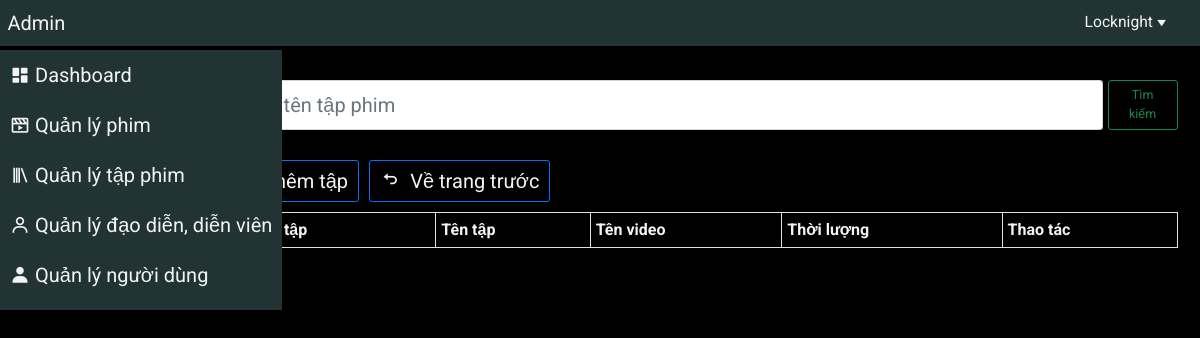
Before: /admin/manage_episode.php?film_id=43 (signed in) with the older database file.
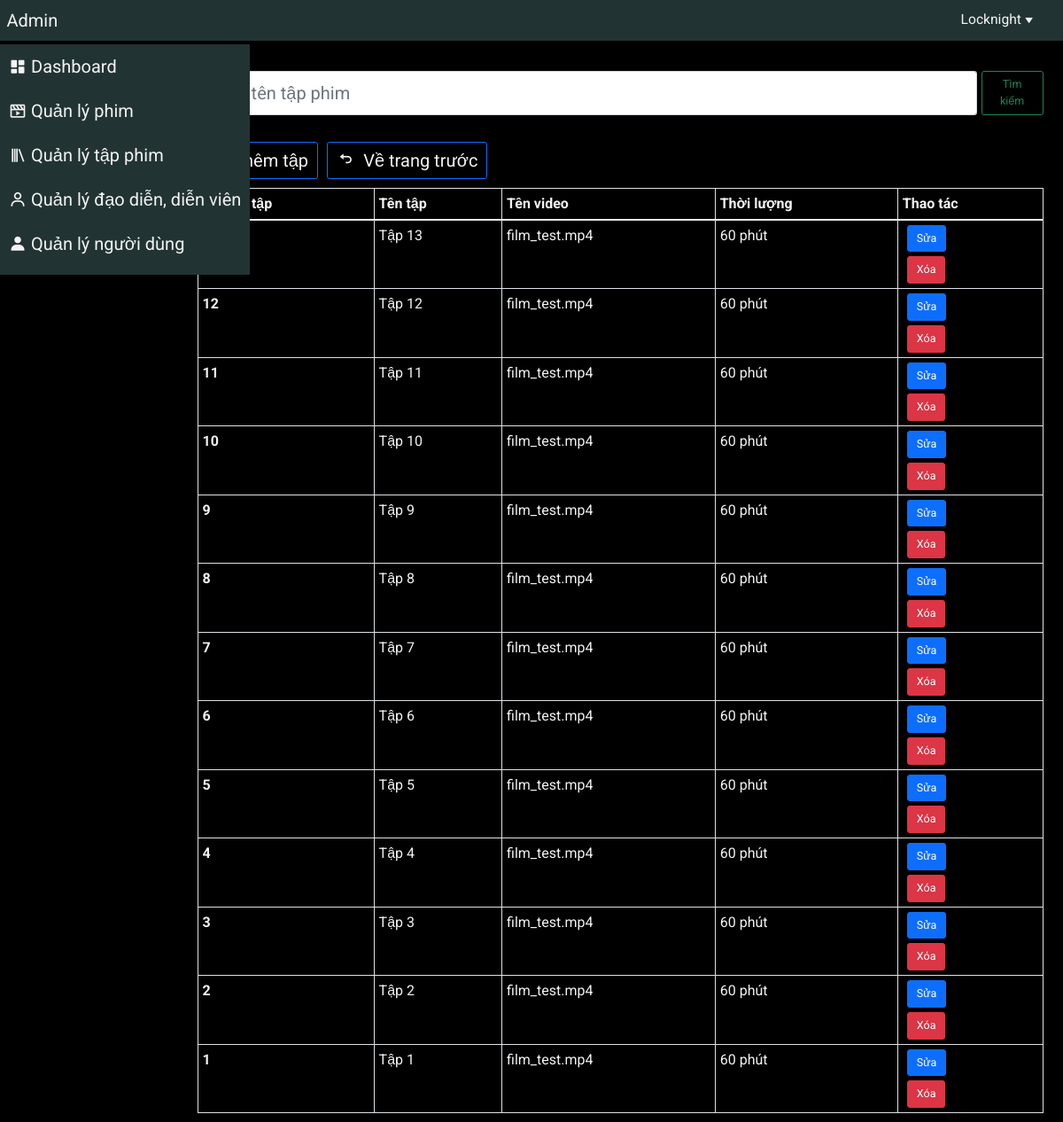
After: the same page with the newer database file.
### tables this page shows
CREATE TABLE `episodes` (
	`ep_id` INT(25) NOT NULL AUTO_INCREMENT,
	`ep_name` varchar(50),
	`ep_video` varchar(300),
	`ep_order` INT(10) NOT NULL,
	`film_id` INT(20) NOT NULL,
	PRIMARY KEY (`ep_id`)
);

CREATE TABLE `films` (
	`film_id` INT(20) NOT NULL AUTO_INCREMENT,
	`name` varchar(150) NOT NULL,
	`name2` varchar(150),
	`image` varchar(300),
	`image_banner` varchar(300),
	`trailer` varchar(300),
	`IMDb` FLOAT(3),
	`year` INT(5),
	`description` varchar(1000),
	`episode_number` INT(10),
	`duration` INT(10),
	`num_view` INT(20),
	`nation_id` INT(5) NOT NULL,
	`created_at` TIMESTAMP NOT NULL,
	`updated_at` TIMESTAMP NOT NULL,
	`film_type` INT(5) NOT NULL,
	PRIMARY KEY (`film_id`)
);

### public/admin/manage_episode.php (the view, shortened to what this page needs)
<!DOCTYPE html>
<html lang="en">
<head>
    <?php include('./link_css.php') ?>
</head>
<body>
    <div class="wrapper container-fluid">
        <?php include('./header.php') ?>
        <div class="row">
            <div class="col-12 col-md-2">
                <?php include('./sidebar_menu.php') ?>
            </div>
            <div class="col-12 col-md-10">
                <div class="container manage-ep">
                    <form class="d-flex my-5" method="GET" action="">
                        <input class="form-control me-2" type="search" placeholder="Nhập tên tập phim" aria-label="Search" style="font-size: 2rem;" name="search-ep" id="search-ep">
                        <button class="btn btn-lg btn-outline-success" type="submit">Tìm kiếm</button>
                    </form>
                    <div class="add-section my-3">
                        <a href="./add_episode.php?film_id=<?= $_GET['film_id'] ?>" class="btn btn-lg btn-outline-primary">
                            Thêm tập
                        </a>
                        <a href="./manage_film_episode.php" class="ms-3 btn btn-lg btn-outline-primary">
                            <i class='bx bx-undo'></i>
                            Về trang trước
                        </a>
                    </div>
                    <table class="table table-bordered table-responsive">
                        <thead>
                            <tr>
                                <th scope="col">
                                    Thứ tự tập
                                </th>
                                <th scope="col">Tên tập</th>
                                <th scope="col">Tên video</th>
                                <th scope="col">Thời lượng</th>
                                <th scope="col">Thao tác</th>
                            </tr>
                        </thead>
                        <tbody>
                            <?php
                                $film_id = $_GET['film_id'];
                                if (isset($_GET['search-ep'])) {
                                    $search = $_GET['search-ep'];
                                    $sql = "SELECT e.*, f.duration as `duration` FROM `episodes` as e, `films` as f
                                            WHERE (`ep_name` LIKE ? OR `ep_oder` LIKE ?)
                                                   AND e.film_id = f.film_id
                                                   AND e.film_id = ?
                                            ORDER BY `ep_order` DESC
                                    ";
                                    $stmt = $conn->prepare($sql);
                                    $search = "%$search%";
                                    $stmt->bind_param('ssi', $search, $search, $film_id);
                                    $stmt->execute();
                                    $result = $stmt->get_result();
                                } else {
                                    $sql = "SELECT e.*, f.duration as `duration` FROM `episodes` as e, `films` as f
                                            WHERE e.film_id = f.film_id
                                                  AND e.film_id = ?
                                            ORDER BY `ep_order` DESC";
                                    $stmt = $conn->prepare($sql);
                                    $stmt->bind_param('i', $film_id);
                                    $stmt->execute();
                                    $result = $stmt->get_result();
                                }
                                while ($row = $result->fetch_assoc()) {
                            ?>
                                <tr>
                                    <th scope="row"><?= $row['ep_order'] ?></th>
                                    <td>
                                        <?= $row['ep_name'] ?>
                                    </td>
                                    <td>
                                        <?= $row['ep_video'] ?>
                                    </td>
                                    <td>
                                        <?= $row['duration'] ?> phút
                                    </td>
                                    <td class="">
                                        <a href="./edit_episode.php?film_id=<?= $row['film_id'] ?>&ep_id=<?= $row['ep_id'] ?>" class="edit-film btn btn-lg btn-xs btn-primary mx-2">
                                            Sửa
                                        </a>
                                        <form class="delete_ep"
                                                action="./delete_episode.php?film_id=<?= $film_id ?>&ep_id=<?= $row['ep_id'] ?>"
                                                method="GET"
                                        >
                                            <button type="button" class="delete-ep btn btn-lg btn-xs btn-danger mx-2 mt-2" name="delete-ep"
                                                onclick="confirmDelete(this, 'Bạn muốn xóa tập này?')"
                                            >
                                                Xóa
                                            </button>
                                        </form>
                                    </td>
                                </tr>
                            <?php
                                }
                            ?>
                        </tbody>
                    </table>
                </div>
            </div>
        </div>
    </div>
</body>
</html>

### public/admin/link_css.php
<link rel="stylesheet" href="./assets/css/normalize.css">
<link rel="stylesheet" href="./assets/bootstrap-5.1.3-dist/css/bootstrap.css">
<link rel="stylesheet" href="./assets/css/base.css">
<link rel="stylesheet" href="./assets/css/main.css">

### public/admin/header.php (shortened to what this page needs)
<?php
    if (isset($_SESSION['username'])) {
?>
    <div class="header">
        <nav class="navbar navbar-expand-lg">
            <div class="container-fluid">
                <a class="navbar-brand" href="./index.php">Admin</a>
                <div class="collapse navbar-collapse" id="navbarSupportedContent">
                    <div class="user-info d-flex ms-auto">
                        <div class="username-info">
                            Locknight
                            <i class='bx bxs-down-arrow'></i>
                        </div>
                    </div>
                </div>
            </div>
        </nav>
    </div>
<?php
} else {
    header('Location: ../index.php');
    die();
}
?>

### public/admin/sidebar_menu.php (shortened to what this page needs)
<div class="sidebar-menu fixed d-none d-lg-block">
    <ul class="sidebar-menu-list">
        <li class="sidebar-menu-item">
            <a href="./index.php">
                <i class='bx bxs-dashboard'></i>
                Dashboard
            </a>
        </li>
        <li class="sidebar-menu-item">
            <a href="./manage_film.php">
                <i class='bx bx-movie-play'></i>
                Quản lý phim
            </a>
        </li>
        <li class="sidebar-menu-item">
            <a href="./manage_film_episode.php">
                <i class='bx bx-library' ></i>
                Quản lý tập phim
            </a>
        </li>
        <li class="sidebar-menu-item">
            <a href="./manage_actor.php">
                <i class='bx bx-user' ></i>
                Quản lý đạo diễn, diễn viên
            </a>
        </li>
        <li class="sidebar-menu-item">
            <a href="./manage_user.php">
                <i class='bx bxs-user'></i>
                Quản lý người dùng
            </a>
        </li>
    </ul>
</div>

### public/admin/assets/css/base.css (style rules this page uses)
:root { --main-color: #ffe600; --bg-color: #000; --bg-box-color: #233; --text-color: #f3f3f3; }
* { padding: 0; margin: 0; box-sizing: border-box; font-size: 62.5%; font-family: 'Roboto', sans-serif; }
ul { padding-left: 0; }
li { list-style: none; }
a { text-decoration: none; color: var(--text-color); }
.wrapper { padding-top: 50px; }

### public/admin/assets/css/main.css (style rules this page uses)
body { background-color: var(--bg-color); }
.header { background-color: var(--bg-box-color); position: fixed; top: 0; left: 0; right: 0; }
.header a { font-size: 2rem; color: var(--text-color); }
.user-info { display: flex; justify-content: flex-end; position: relative; min-width: 140px; height: 100%; margin-left: 20px; margin-right: 20px; padding: 6px; font-size: 2.5rem; color: var(--text-color); cursor: pointer; user-select: none; }
.sidebar-menu.fixed { position: fixed; top: 50px; left: 0; z-index: 10; background-color: var(--bg-box-color); }
.sidebar-menu { background-color: var(--bg-box-color); }
.sidebar-menu .sidebar-menu-item a { display: block; display: flex; align-items: center; font-size: 2rem; padding: 10px; color: var(--text-color); }
.sidebar-menu .sidebar-menu-item a i { font-size: 2rem; margin-right: 5px; }
.add-section a { font-size: 2rem; color: var(--text-color) }
.add-section a i { font-size: 2rem; margin-right: 5px; }
.table { width: 100%; color: var(--text-color); }
.table th { font-size: 1.6rem; color: var(--text-color); }
.table td { font-size: 1.6rem; color: var(--text-color); }

Changed rows visible on the page:
added episodes: ep_name "Tập 13", ep_video "film_test.mp4", film.duration "60"
added episodes: ep_order "12", ep_name "Tập 12", ep_video "film_test.mp4", film.duration "60"
added episodes: ep_order "11", ep_name "Tập 11", ep_video "film_test.mp4", film.duration "60"
added episodes: ep_order "10", ep_name "Tập 10", ep_video "film_test.mp4", film.duration "60"
added episodes: ep_order "9", ep_name "Tập 9", ep_video "film_test.mp4", film.duration "60"
added episodes: ep_order "8", ep_name "Tập 8", ep_video "film_test.mp4", film.duration "60"
added episodes: ep_order "7", ep_name "Tập 7", ep_video "film_test.mp4", film.duration "60"
added episodes: ep_order "6", ep_name "Tập 6", ep_video "film_test.mp4", film.duration "60"
added episodes: ep_order "5", ep_name "Tập 5", ep_video "film_test.mp4", film.duration "60"
added episodes: ep_order "4", ep_name "Tập 4", ep_video "film_test.mp4", film.duration "60"
added episodes: ep_order "3", ep_name "Tập 3", ep_video "film_test.mp4", film.duration "60"
added episodes: ep_order "2", ep_name "Tập 2", ep_video "film_test.mp4", film.duration "60"
added episodes: ep_order "1", ep_name "Tập 1", ep_video "film_test.mp4", film.duration "60"
